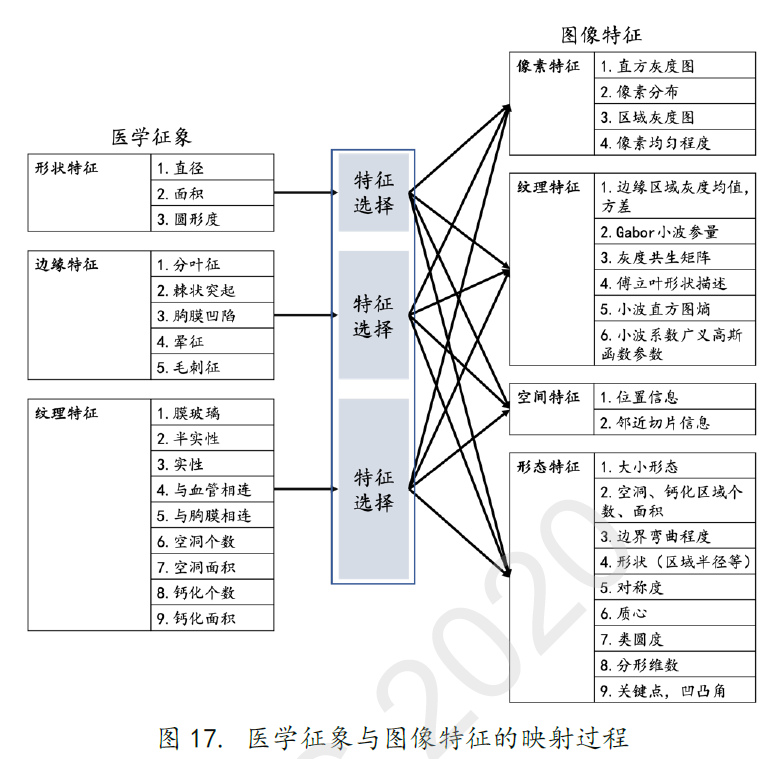
#> input picture feature_list.png, 783 x 759 px; its folder holds only this picture in this run
$ python -i FeatureExtract.py   (imports and definitions only)   (older library calls are emulated)
#> lines starting #> are read from the running program, lines starting #| are printed output that depends on the picture
#> further down, picture is the input picture: shape (759, 783, 3); mean B, G, R 239.2, 238.6, 238.2
'''
Created by Wang Qiuli

2020/5/23
'''

import cv2
import numpy as np
import matplotlib.pyplot as plt
import slic
import rgb_gr
from PIL import Image
from skimage import io, color
from skimage import data, filters


def truncate_hu(image_array, max = 400, min = -900):
    image = image_array.copy()
    image[image > max] = max
    image[image < min] = min
    return image

# [51 lines left out: functions hist, gray2rgb, super_pixel, standard_deviation, not called in this run]

def edge_detection(img):
    '''
    edge detection
    '''
    img = truncate_hu(img)
    # [6 lines of commented-out code are left out]


    x = cv2.Sobel(img, cv2.CV_16S, 1, 0)
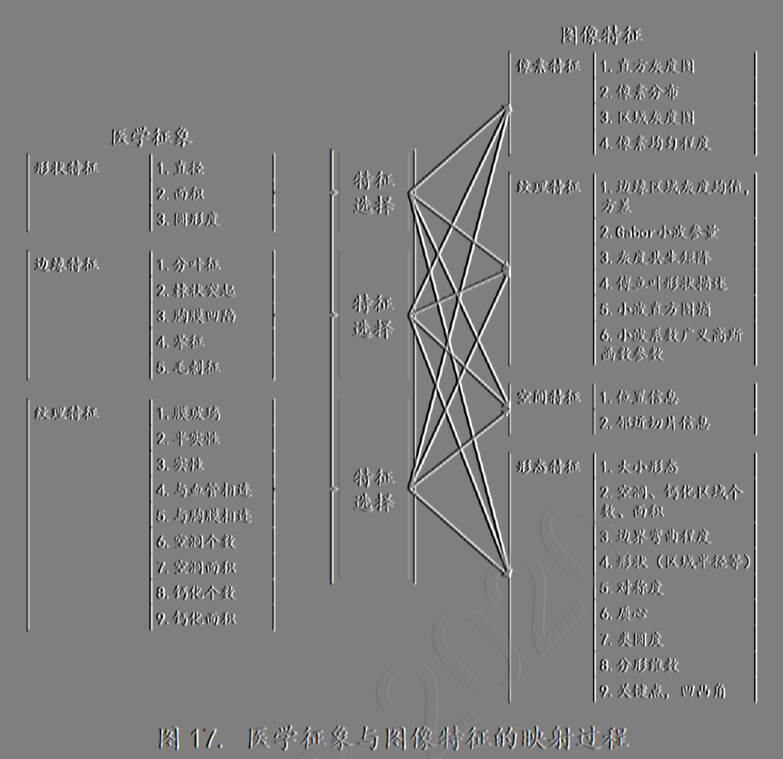
#> x: shape (759, 783, 3) int16; mean B, G, R 0, 0, 0; drawn with min black and max white
    y = cv2.Sobel(img, cv2.CV_16S, 0, 1)
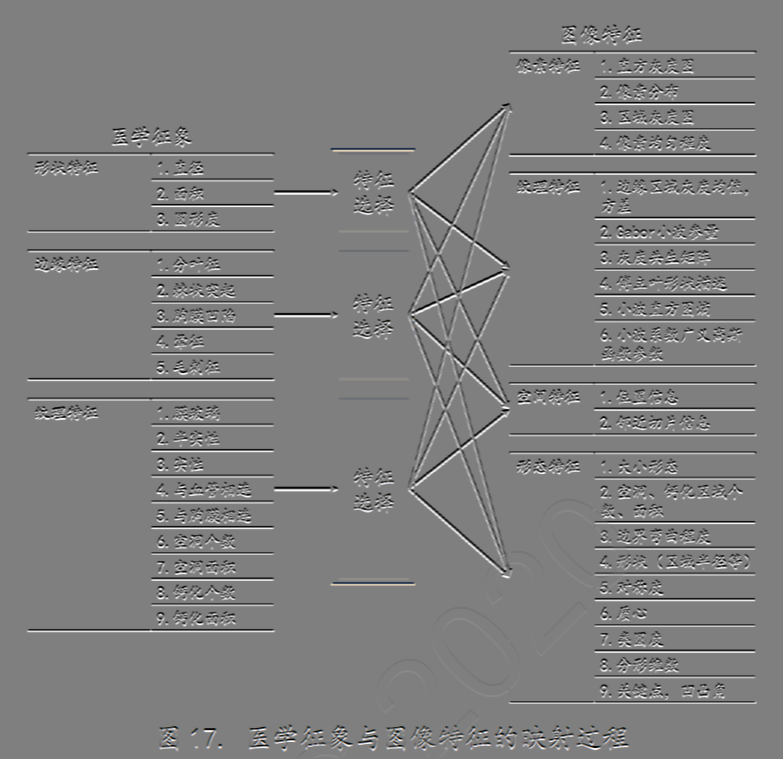
#> y: shape (759, 783, 3) int16; mean B, G, R 0, 0, 0; drawn with min black and max white
    z = cv2.Sobel(img, cv2.CV_16S, 1, 1)
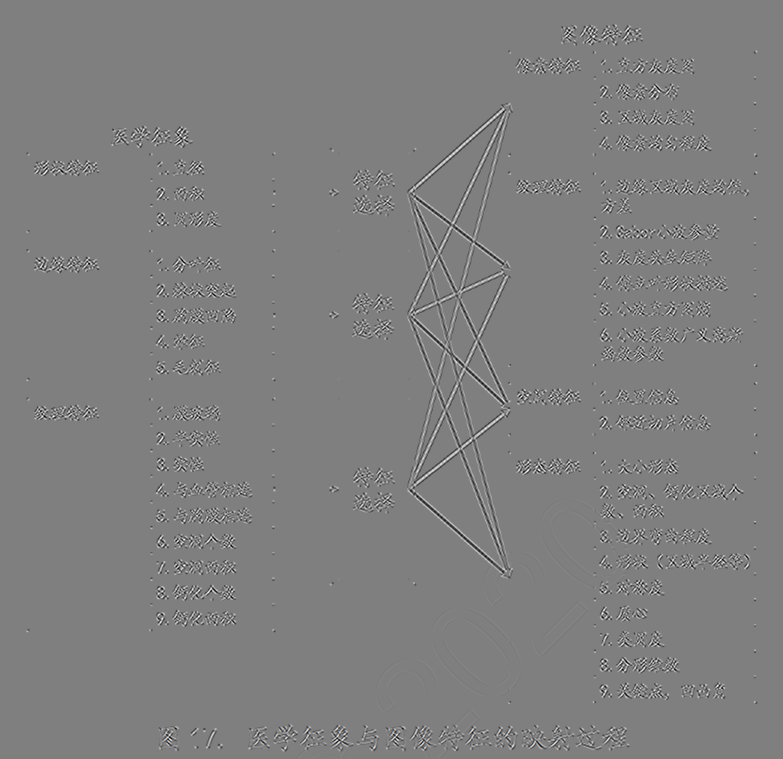
#> z: shape (759, 783, 3) int16; mean B, G, R 0, 0, 0; drawn with min black and max white

    return x
    # io.imsave('canny1.png', x)
    # io.imsave('canny2.png', y)
    # io.imsave('canny3.png', z)


# [4 lines left out: function gabor, not called in this run]


# [24 lines of commented-out code are left out]

>>> import cv2
>>> picture = cv2.imread('feature_list.png')
>>> result = edge_detection(picture)
